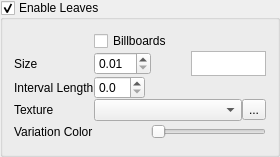
             <widget class="QGroupBox" name="CheckEnableLeaves">
              <property name="toolTip">
               <string>&lt;html&gt;&lt;head/&gt;&lt;body&gt;&lt;p&gt;If enabled, along the branch billboards are placed that rotate towards the viewer.&lt;/p&gt;&lt;p&gt;These billboard leaves allow to create a tree that looks very dense, without the need for lots of polygons.&lt;/p&gt;&lt;/body&gt;&lt;/html&gt;</string>
              </property>
              <property name="title">
               <string>Enable Leaves</string>
              </property>
              <property name="checkable">
               <bool>true</bool>
              </property>
              <layout class="QVBoxLayout" name="verticalLayout_20">
               <item>
                <widget class="QWidget" name="WidgetLeafContent" native="true">
                 <layout class="QVBoxLayout" name="verticalLayout_9">
                  <property name="spacing">
                   <number>0</number>
                  </property>
                  <property name="margin">
                   <number>0</number>
                  </property>
                  <item>
                   <layout class="QGridLayout" name="gridLayout_18">
                    <item row="1" column="0">
                     <widget class="QLabel" name="label_20">
                      <property name="toolTip">
                       <string>&lt;html&gt;&lt;head/&gt;&lt;body&gt;&lt;p&gt;How large the billboard leaves will be.&lt;/p&gt;&lt;p&gt;The spin box sets the overall size. The curve allows to scale this value along the branch.&lt;/p&gt;&lt;/body&gt;&lt;/html&gt;</string>
                      </property>
                      <property name="text">
                       <string>Size</string>
                      </property>
                     </widget>
                    </item>
                    <item row="1" column="1">
                     <layout class="QHBoxLayout" name="horizontalLayout_23">
                      <item>
                       <widget class="QDoubleSpinBox" name="SpinLeafSize">
                        <property name="toolTip">
                         <string>&lt;html&gt;&lt;head/&gt;&lt;body&gt;&lt;p&gt;How large the billboard leaves will be.&lt;/p&gt;&lt;p&gt;The spin box sets the overall size. The curve allows to scale this value along the branch.&lt;/p&gt;&lt;/body&gt;&lt;/html&gt;</string>
                        </property>
                        <property name="minimum">
                         <double>0.010000000000000</double>
                        </property>
                        <property name="maximum">
                         <double>10.000000000000000</double>
                        </property>
                        <property name="singleStep">
                         <double>0.050000000000000</double>
                        </property>
                       </widget>
                      </item>
                      <item>
                       <spacer name="horizontalSpacer_4">
                        <property name="orientation">
                         <enum>Qt::Horizontal</enum>
                        </property>
                        <property name="sizeHint" stdset="0">
                         <size>
                          <width>40</width>
                          <height>20</height>
                         </size>
                        </property>
                       </spacer>
                      </item>
                      <item>
                       <widget class="qtCurveProperty" name="CurveLeafScale">
                        <property name="maximumSize">
                         <size>
                          <width>75</width>
                          <height>25</height>
                         </size>
                        </property>
                        <property name="acceptDrops">
                         <bool>false</bool>
                        </property>
                        <property name="toolTip">
                         <string>&lt;html&gt;&lt;head/&gt;&lt;body&gt;&lt;p&gt;How large the billboard leaves will be.&lt;/p&gt;&lt;p&gt;The spin box sets the overall size. The curve allows to scale this value along the branch.&lt;/p&gt;&lt;/body&gt;&lt;/html&gt;</string>
                        </property>
                       </widget>
                      </item>
                     </layout>
                    </item>
                    <item row="3" column="1">
                     <layout class="QHBoxLayout" name="horizontalLayout_31">
                      <item>
                       <widget class="QComboBox" name="ComboLeafTexture">
                        <property name="insertPolicy">
                         <enum>QComboBox::InsertAtBottom</enum>
                        </property>
                       </widget>
                      </item>
                      <item>
                       <widget class="QToolButton" name="ButtonSelectLeafTexture">
                        <property name="toolTip">
                         <string>Select the diffuse texture.</string>
                        </property>
                        <property name="text">
                         <string>...</string>
                        </property>
                       </widget>
                      </item>
                     </layout>
                    </item>
                    <item row="3" column="0">
                     <widget class="QLabel" name="label_77">
                      <property name="toolTip">
                       <string>&lt;html&gt;&lt;head/&gt;&lt;body&gt;&lt;p&gt;The diffuse texture to be used by the leaves.&lt;/p&gt;&lt;/body&gt;&lt;/html&gt;</string>
                      </property>
                      <property name="text">
                       <string>Texture</string>
                      </property>
                     </widget>
                    </item>
                    <item row="2" column="0">
                     <widget class="QLabel" name="label_52">
                      <property name="toolTip">
                       <string>&lt;html&gt;&lt;head/&gt;&lt;body&gt;&lt;p&gt;At what interval the billboards are placed. A value of zero means that only a single billboard is placed at the tip of the branch.&lt;/p&gt;&lt;/body&gt;&lt;/html&gt;</string>
                      </property>
                      <property name="text">
                       <string>Interval Length</string>
                      </property>
                     </widget>
                    </item>
                    <item row="2" column="1">
                     <layout class="QHBoxLayout" name="horizontalLayout_52">
                      <item>
                       <widget class="QDoubleSpinBox" name="SpinLeafInterval">
                        <property name="toolTip">
                         <string>&lt;html&gt;&lt;head/&gt;&lt;body&gt;&lt;p&gt;At what interval the billboards are placed. A value of zero means that only a single billboard is placed at the tip of the branch.&lt;/p&gt;&lt;/body&gt;&lt;/html&gt;</string>
                        </property>
                        <property name="decimals">
                         <number>1</number>
                        </property>
                        <property name="minimum">
                         <double>0.000000000000000</double>
                        </property>
                        <property name="maximum">
                         <double>10.000000000000000</double>
                        </property>
                        <property name="singleStep">
                         <double>0.200000000000000</double>
                        </property>
                       </widget>
                      </item>
                      <item>
                       <spacer name="horizontalSpacer_12">
                        <property name="orientation">
                         <enum>Qt::Horizontal</enum>
                        </property>
                        <property name="sizeHint" stdset="0">
                         <size>
                          <width>40</width>
                          <height>20</height>
                         </size>
                        </property>
                       </spacer>
                      </item>
                     </layout>
                    </item>
                    <item row="4" column="0">
                     <widget class="QLabel" name="label_91">
                      <property name="toolTip">
                       <string>&lt;html&gt;&lt;head/&gt;&lt;body&gt;&lt;p&gt;The Variation Color is a color that the leaves may use instead of the diffuse color of their texture. Each leaf has a random value how much it uses the texture color or the Variation Color. Thus each leaf will look slightly different.&lt;/p&gt;&lt;p&gt;The Variation Color can be used to create brighter or darker variations of a leaf by selecting white or black.&lt;/p&gt;&lt;p&gt;By selecting roughly the color that the diffuse texture uses (e.g. green) slight variations of that color can be generated.&lt;/p&gt;&lt;p&gt;By selecting an entirely different color (e.g. red, when the diffuse texture is green) one can generate trees that look as if they are about to change their color (ie. for autumn).&lt;/p&gt;&lt;p&gt;&lt;br/&gt;The Variation Color is NOT meant to entirely change the trees color. Modify the texture instead for such changes.&lt;/p&gt;&lt;/body&gt;&lt;/html&gt;</string>
                      </property>
                      <property name="text">
                       <string>Variation Color</string>
                      </property>
                     </widget>
                    </item>
                    <item row="4" column="1">
                     <layout class="QHBoxLayout" name="horizontalLayout_62">
                      <item>
                       <widget class="QPushButton" name="ButtonLeafColor">
                        <property name="sizePolicy">
                         <sizepolicy hsizetype="Minimum" vsizetype="Expanding">
                          <horstretch>1</horstretch>
                          <verstretch>0</verstretch>
                         </sizepolicy>
                        </property>
                        <property name="toolTip">
                         <string>&lt;html&gt;&lt;head/&gt;&lt;body&gt;&lt;p&gt;The Variation Color is a color that the leaves may use instead of the diffuse color of their texture. Each leaf has a random value how much it uses the texture color or the Variation Color. Thus each leaf will look slightly different.&lt;/p&gt;&lt;p&gt;The Variation Color can be used to create brighter or darker variations of a leaf by selecting white or black.&lt;/p&gt;&lt;p&gt;By selecting roughly the color that the diffuse texture uses (e.g. green) slight variations of that color can be generated.&lt;/p&gt;&lt;p&gt;By selecting an entirely different color (e.g. red, when the diffuse texture is green) one can generate trees that look as if they are about to change their color (ie. for autumn).&lt;/p&gt;&lt;p&gt;&lt;br/&gt;The Variation Color is NOT meant to entirely change the trees color. Modify the texture instead for such changes.&lt;/p&gt;&lt;/body&gt;&lt;/html&gt;</string>
                        </property>
                        <property name="text">
                         <string/>
                        </property>
                        <property name="flat">
                         <bool>true</bool>
                        </property>
                       </widget>
                      </item>
                      <item>
                       <widget class="QSlider" name="SliderLeafAlpha">
                        <property name="sizePolicy">
                         <sizepolicy hsizetype="Expanding" vsizetype="Fixed">
                          <horstretch>2</horstretch>
                          <verstretch>0</verstretch>
                         </sizepolicy>
                        </property>
                        <property name="maximumSize">
                         <size>
                          <width>16777215</width>
                          <height>16777215</height>
                         </size>
                        </property>
                        <property name="maximum">
                         <number>255</number>
                        </property>
                        <property name="orientation">
                         <enum>Qt::Horizontal</enum>
                        </property>
                       </widget>
                      </item>
                     </layout>
                    </item>
                    <item row="0" column="1">
                     <widget class="QCheckBox" name="CheckBillboardLeaves">
                      <property name="text">
                       <string>Billboards</string>
                      </property>
                     </widget>
                    </item>
                   </layout>
                  </item>
                 </layout>
                </widget>
               </item>
              </layout>
             </widget>
